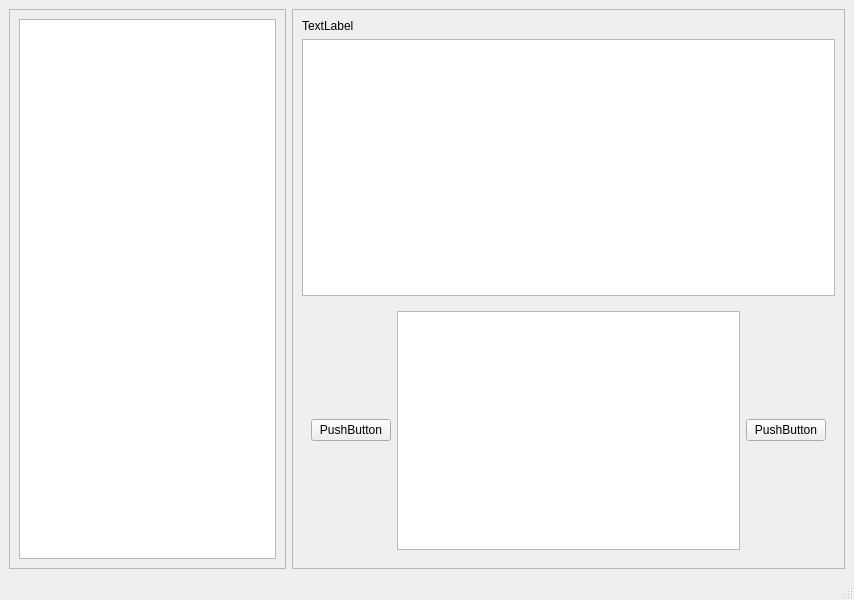
<?xml version="1.0" encoding="UTF-8"?>
<ui version="4.0">
 <class>MainWindow</class>
 <widget class="QMainWindow" name="MainWindow">
  <property name="geometry">
   <rect>
    <x>0</x>
    <y>0</y>
    <width>854</width>
    <height>600</height>
   </rect>
  </property>
  <property name="windowTitle">
   <string>MainWindow</string>
  </property>
  <widget class="QWidget" name="centralwidget">
   <layout class="QHBoxLayout" name="horizontalLayout_2" stretch="1,2">
    <item>
     <widget class="QFrame" name="frame">
      <property name="frameShape">
       <enum>QFrame::StyledPanel</enum>
      </property>
      <property name="frameShadow">
       <enum>QFrame::Raised</enum>
      </property>
      <layout class="QVBoxLayout" name="verticalLayout">
       <item>
        <widget class="QListWidget" name="listWidget"/>
       </item>
      </layout>
     </widget>
    </item>
    <item>
     <widget class="QFrame" name="frame_2">
      <property name="frameShape">
       <enum>QFrame::StyledPanel</enum>
      </property>
      <property name="frameShadow">
       <enum>QFrame::Raised</enum>
      </property>
      <layout class="QVBoxLayout" name="verticalLayout_2">
       <item>
        <widget class="QLabel" name="label">
         <property name="text">
          <string>TextLabel</string>
         </property>
        </widget>
       </item>
       <item>
        <widget class="QTextEdit" name="textEdit"/>
       </item>
       <item>
        <widget class="QWidget" name="widget" native="true">
         <layout class="QHBoxLayout" name="horizontalLayout_3">
          <item>
           <widget class="QPushButton" name="pushButton_attach">
            <property name="text">
             <string>PushButton</string>
            </property>
           </widget>
          </item>
          <item>
           <widget class="QTextEdit" name="textEdit_message"/>
          </item>
          <item>
           <widget class="QPushButton" name="pushButton_send">
            <property name="text">
             <string>PushButton</string>
            </property>
           </widget>
          </item>
         </layout>
        </widget>
       </item>
      </layout>
     </widget>
    </item>
   </layout>
  </widget>
  <widget class="QMenuBar" name="menubar">
   <property name="geometry">
    <rect>
     <x>0</x>
     <y>0</y>
     <width>854</width>
     <height>21</height>
    </rect>
   </property>
  </widget>
  <widget class="QStatusBar" name="statusbar"/>
 </widget>
 <resources/>
 <connections/>
</ui>
